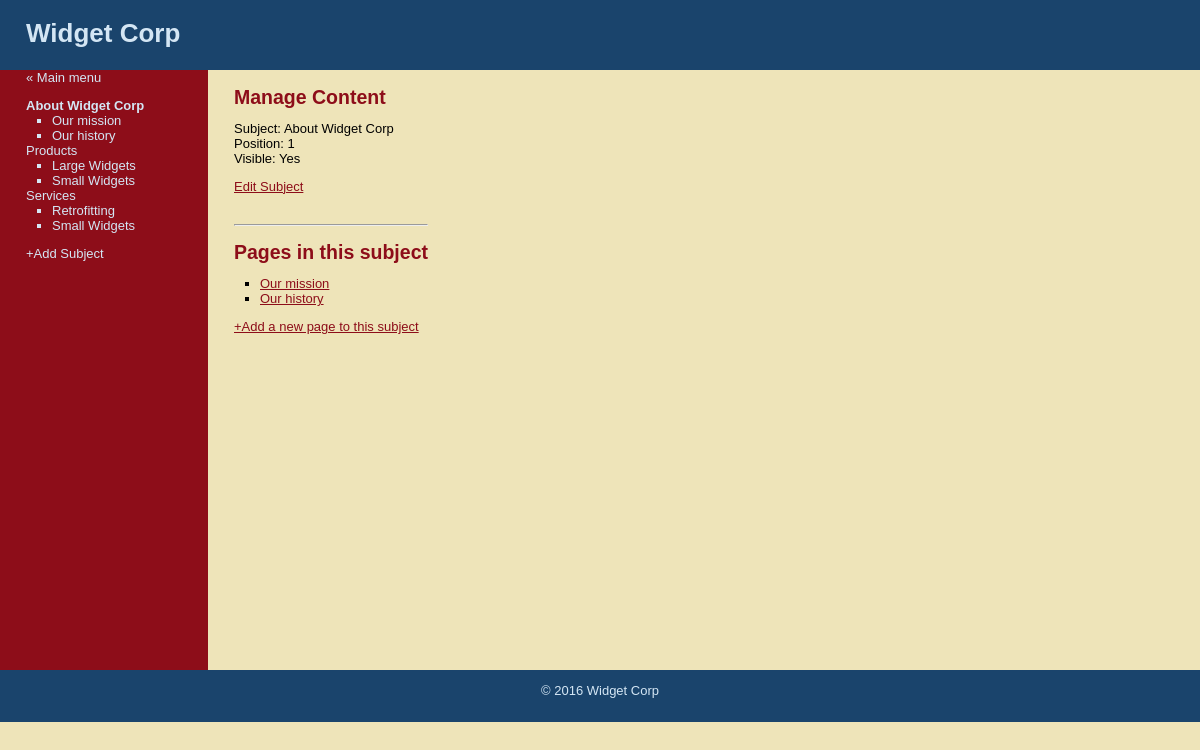
Page /013-building_cms/05_project_adding_pages_and_crud/public/manage_content.php?subject=1 on the committed database.
### tables this page shows
CREATE TABLE subjects (
	id INT(11) NOT NULL AUTO_INCREMENT,
	menu_name VARCHAR(30) NOT NULL,
	position INT(3) NOT NULL,
	visible TINYINT(1) NOT NULL DEFAULT TRUE,
	PRIMARY KEY(id)
);

CREATE TABLE pages(
	id INT(11) NOT NULL AUTO_INCREMENT,
	subject_id INT(11) NOT NULL,
	menu_name VARCHAR(30) NOT NULL,
	position INT(3) NOT NULL,
	visible TINYINT(1) NOT NULL,
	content TEXT,
	PRIMARY KEY (id),
	INDEX (subject_id),
	creation_date DATETIME NOT NULL DEFAULT NOW(),
	modification_date DATETIME NOT NULL DEFAULT NOW()
);

### 013-building_cms/05_project_adding_pages_and_crud/includes/functions/functions.php (called while the page is built, shortened)
<?php
function find_all_subjects() {
	global $connection;
	$subject_query = 'SELECT * FROM subjects ';
	$subject_query .= 'ORDER BY position ASC';
	$subjects_result_set = mysqli_query($connection, $subject_query);
	return $subjects_result_set;
}
function find_pages_by_subject_id($subject_id) {
	global $connection;
	$safe_subject_id = mysqli_real_escape_string($connection, $subject_id);
	$pages_query = 'SELECT * FROM pages ';
	$pages_query .= 'WHERE subject_id = ' . $safe_subject_id;
	$pages_result_set = mysqli_query($connection, $pages_query);
	return $pages_result_set;
}
function find_subject_by_id($subject_id) {
	global $connection;
	$safe_subject_id = mysqli_real_escape_string($connection, $subject_id);
	$subject_query = 'SELECT * FROM subjects ';
	$subject_query .= 'WHERE id = ' . $safe_subject_id;
	$subject_query .= ' LIMIT 1';
	$subjects_result_set = mysqli_query($connection, $subject_query);
	$subject = mysqli_fetch_assoc($subjects_result_set);
	return $subject ? $subject : null;
}
function find_selected_page() {
	$current_subject = isset($_GET['subject']) ? find_subject_by_id($_GET['subject']) : null;
	$current_page = isset($_GET['page']) ? find_page_by_id($_GET['page']) : null;
}

### 013-building_cms/05_project_adding_pages_and_crud/public/manage_content.php (the view, shortened to what this page needs)
<?php require_once '../includes/functions/functions.php' ?>
<?php include '../includes/layouts/header.inc.php' ?>
<?php  find_selected_page() ?>
<div id="main">
	<div id="navigation">
		<a href="admin.php">&laquo; Main menu</a>
		<?php include '../includes/layouts/snippets/navigation.php' ?>
		<a href="new_subject.php">+Add Subject</a>
	</div>
	<div id="page">
		<h2>Manage Content</h2>
		<p>
			<?php if($current_subject) : ?>
				<ul class="data">
					<li>Subject: <?= htmlentities($current_subject['menu_name']); ?></li>
					<li>Position: <?= $current_subject['position']; ?></li>
					<li>Visible: <?= $current_subject['visible'] == 1 ? 'Yes' : 'No'; ?></li>
				</ul>
				<a href="edit_subject.php?subject=<?= urlencode($current_subject['id']) ?>">Edit Subject</a>
				<hr style="margin-top: 30px;">
				<h2>Pages in this subject</h2>
				<ul class="pages">
					<?php $pages_result_set = find_pages_by_subject_id($current_subject['id']); ?>
					<?php while($page = mysqli_fetch_assoc($pages_result_set)) : ?>
					<li>
						<a href="manage_content.php?page=<?= urlencode($page['id']) ?>">
							<?= htmlentities($page['menu_name']) ?>
						</a>
					</li>
					<?php endwhile; ?>
				</ul>
				<div>
					<a href="new_page.php?subject_id=<?= urlencode($current_subject['id']) ?>">+Add a new page to this subject</a>
				</div>
			<?php else : ?>
				Please select a subject or a page!
			<?php endif; ?>
		</p>
	</div>
</div>
<?php include '../includes/layouts/footer.inc.php' ?>

### 013-building_cms/05_project_adding_pages_and_crud/includes/layouts/snippets/navigation.php (shortened to what this page needs)
<?php $subjects_result_set  = find_all_subjects() ?>
<ul class="subjects">
	<?php while($subject = mysqli_fetch_assoc($subjects_result_set)) : ?>
	<li <?php if($current_subject && $subject['id'] == $current_subject['id']) echo "class=\"selected\"" ?>>
		<a href="manage_content.php?subject=<?= urlencode($subject['id']) ?>">
			<?= htmlentities($subject['menu_name']) ?>
		</a>
		<?php $pages_result_set = find_pages_by_subject_id($subject['id']); ?>
		<ul class="pages">
			<?php while($page = mysqli_fetch_assoc($pages_result_set)) : ?>
			<li <?php if($current_page && $page['id'] == $current_page['id']) echo "class=\"selected\"" ?>>
				<a href="manage_content.php?page=<?= urlencode($page['id']) ?>">
					<?= htmlentities($page['menu_name']) ?>
				</a>
			</li>
			<?php endwhile; ?>
		</ul>
	</li>
	<?php endwhile; ?>
</ul>

### 013-building_cms/05_project_adding_pages_and_crud/public/css/public.css (style rules this page uses)
html { width: 100%; height: 100%; }
body { width: 100%; height: 100%; margin: 0; padding: 0; border: 0; font-family: Verdana, Arial, Helvetica, sans-serif; font-size: 13px; line-height: 15px; background: #EEE4B9; }
a { color: #8D0D19; }
#main { height: 600px; width: 100%; margin: 0; padding: 0; background: #EEE4B9; }
#navigation { float: left; width: 156px; height: 100%; margin: 0; padding: 0 2em; color: #D4E6F4; background: #8D0D19; }
#navigation a { color: #D4E6F4; text-decoration: none; }
ul.subjects, ul.data { margin: 1em 0px; padding-left: 0; list-style: none; }
ul.pages { padding-left: 2em; list-style: square; font-weight: normal; }
.selected { font-weight: bold; }
#page { float: left; height: 100px; padding-left: 2em; vertical-align: top; background: #EEE4B9 }
#page h2 { color: #8D0D19; margin-top: 1em; }

### rows in the picture
subjects: menu_name "About Widget Corp", position "1"
pages: menu_name "Our mission"
pages: menu_name "Our history"
subjects: menu_name "Products"
pages: menu_name "Large Widgets"
pages: menu_name "Small Widgets"
subjects: menu_name "Services"
pages: menu_name "Retrofitting"
pages: menu_name "Small Widgets"
